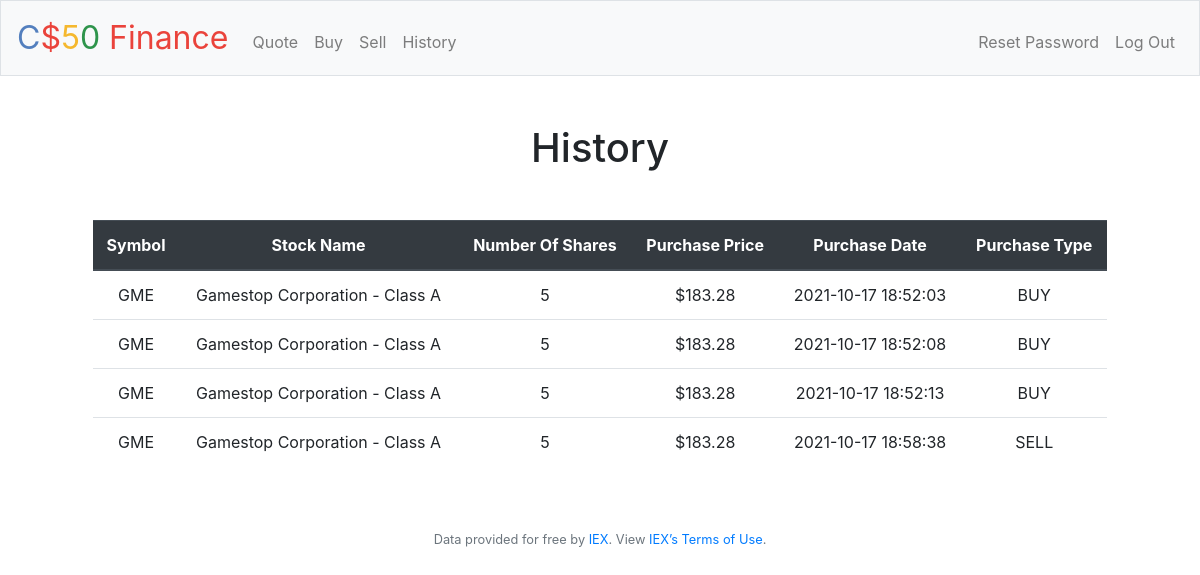
Screenshot of /history (signed in) with the database file from the repository.
### tables this page shows
CREATE TABLE 'history' (
'id' integer PRIMARY KEY AUTOINCREMENT NOT NULL,
'stock_name' varchar(255) NOT NULL,
'stock_symbol' varchar(255) NOT NULL,
'number_of_shares' integer NOT NULL,
'user_id' integer NOT NULL,'price' double precision NOT NULL,
'purchase_date' datetime NOT NULL DEFAULT CURRENT_TIMESTAMP,'purchase_type' varchar(4),
FOREIGN KEY (user_id) REFERENCES users(id)
);

### application.py (the view)
@app.route("/history")
@login_required
def history():
    userId = session["user_id"]
    results = db.execute("SELECT * FROM history WHERE user_id = ?", userId)
    return render_template("history.html", dataForDisplay=results)

### application.py (called while the page is built)
@app.after_request
def after_request(response):
    response.headers["Cache-Control"] = "no-cache, no-store, must-revalidate"
    response.headers["Expires"] = 0
    response.headers["Pragma"] = "no-cache"
    return response

### helpers.py (called while the page is built)
def login_required(f):
    @wraps(f)
    def decorated_function(*args, **kwargs):
        if session.get("user_id") is None:
            return redirect("/login")
        return f(*args, **kwargs)
    return decorated_function

def usd(value):
    return f"${value:,.2f}"

### templates/history.html (shortened to what this page needs)
{% extends "layout.html" %}
{% block main %}
    {% if dataForDisplay %}
        <div class="container">
            <h1>History</h1>
            <table class="table mt-5">
                <thead class="thead-dark">
                    <tr>
                        <th>Symbol</th>
                        <th>Stock Name</th>
                        <th>Number Of Shares</th>
                        <th>Purchase Price</th>
                        <th>Purchase Date</th>
                        <th>Purchase Type</th>
                    </tr>
                </thead>
                <tbody>
                    {% for item in dataForDisplay %}
                        <tr>
                            <td>{{ item.stock_symbol }}</td>
                            <td>{{ item.stock_name }}</td>
                            <td>{{ item.number_of_shares }}</td>
                            <td>{{ item.price | usd }}</td>
                            <td>{{ item.purchase_date }}</td>
                            <td>{{ item.purchase_type }}</td>
                        </tr>
                    {% endfor %}
                </tbody>
            </table>
        </div>
    {% endif %}
{% endblock %}

### templates/layout.html (shortened to what this page needs)
<!DOCTYPE html>
<html lang="en">
    <head>
        <link rel="stylesheet" href="https://cdn.jsdelivr.net/npm/bootstrap@4.5.3/dist/css/bootstrap.min.css">
        <link href="/static/styles.css" rel="stylesheet">
    </head>
    <body>
        <nav class="navbar navbar-expand-md navbar-light bg-light border">
            <a class="navbar-brand" href="/"><span class="blue">C</span><span class="red">$</span><span class="yellow">5</span><span class="green">0</span> <span class="red">Finance</span></a>
            <div class="collapse navbar-collapse" id="navbar">
            {% if session.user_id %}
                    <ul class="navbar-nav mr-auto mt-2">
                        <li class="nav-item"><a class="nav-link" href="/quote">Quote</a></li>
                        <li class="nav-item"><a class="nav-link" href="/buy">Buy</a></li>
                        <li class="nav-item"><a class="nav-link" href="/sell">Sell</a></li>
                        <li class="nav-item"><a class="nav-link" href="/history">History</a></li>
                    </ul>
                    <ul class="navbar-nav ml-auto mt-2">
                        <li class="nav-item"><a class="nav-link" href="/passwordreset">Reset Password</a></li>
                        <li class="nav-item"><a class="nav-link" href="/logout">Log Out</a></li>
                    </ul>
                {% else %}
                    <ul class="navbar-nav ml-auto mt-2">
                        <li class="nav-item"><a class="nav-link" href="/register">Register</a></li>
                        <li class="nav-item"><a class="nav-link" href="/login">Log In</a></li>
                    </ul>
                {% endif %}
            </div>
        </nav>
        <main class="container p-5">
            {% block main %}{% endblock %}
        </main>
        <footer class="small text-center text-muted">
            Data provided for free by <a href="https://iextrading.com/developer">IEX</a>. View <a href="https://iextrading.com/api-exhibit-a/">IEX’s Terms of Use</a>.
        </footer>
    </body>
</html>

### static/styles.css (style rules this page uses)
nav .navbar-brand { font-size: xx-large; }
nav .navbar-brand .blue { color: #537fbe; }
nav .navbar-brand .red { color: #ea433b; }
nav .navbar-brand .yellow { color: #f5b82e; }
nav .navbar-brand .green { color: #2e944b; }
main { overflow-x: auto; text-align: center; }

### rows the page displays
history: stock_symbol "GME", stock_name "Gamestop Corporation - Class A", number_of_shares "5", price "$183.28", purchase_date "2021-10-17 18:52:03", purchase_type "BUY"
history: stock_symbol "GME", stock_name "Gamestop Corporation - Class A", number_of_shares "5", price "$183.28", purchase_date "2021-10-17 18:52:08", purchase_type "BUY"
history: stock_symbol "GME", stock_name "Gamestop Corporation - Class A", number_of_shares "5", price "$183.28", purchase_date "2021-10-17 18:52:13", purchase_type "BUY"
history: stock_symbol "GME", stock_name "Gamestop Corporation - Class A", number_of_shares "5", price "$183.28", purchase_date "2021-10-17 18:58:38", purchase_type "SELL"
